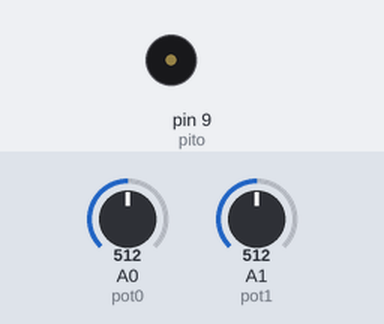
This sketch was run on a simulated Arduino Uno, built with avr-gcc and run on an emulated ATmega328P. Shown: buzzer (waves = sounding). The test bench sets the inputs (shaded band); at power-on: A0 (pot0) = 512, A1 (pot1) = 512.

Above: at 1.8 s.
1.9 s: A0 (pot0) set to 122
At 2.5 s:
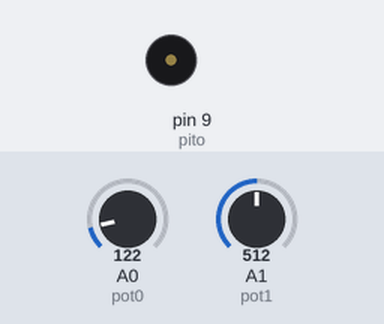
5.4 s: A1 (pot1) set to 122
At 6.03 s:
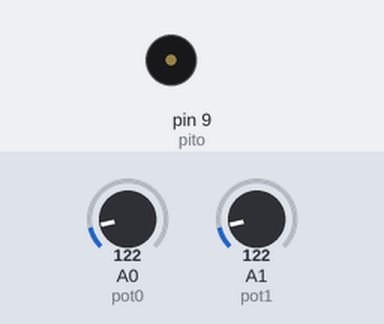
8.9 s: A0 (pot0) set to 0
At 10.3 s:
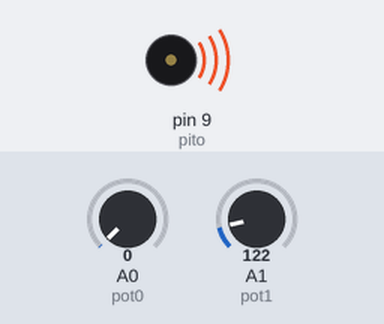
Timing chart, 0 to 11.9 s (numbered marks = the images above; inputs shaded):
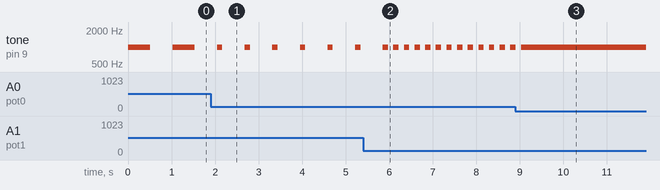

The sketch:

EX5.ino
```cpp
/**********************************************************************************
**                                                                               **
**                                  Sirena                                       **
**                                                                               **
** Nom : Deivith Trujillo Meza                                                   **
**********************************************************************************/


//********** Includes *************************************************************


//********** Variables ************************************************************
const byte pito = 9;
const byte pot0 = A0;
const byte pot1 = A1;
int valPot0;
int valPot1;
//********** Setup ****************************************************************
void setup()
{
  pinMode(pot0, INPUT);
  pinMode(pot1, INPUT);
  pinMode(pito, OUTPUT);
}

//********** Loop *****************************************************************
void loop()
{
  valPot0 = analogRead(pot0);
  valPot1 = analogRead(pot1);
  tone(pito, 1000, valPot0);
  delay(valPot0 + valPot1);
}

//********** Funcions *************************************************************
```

Measured:
- after the input at 1.9 s, tone on pin 9 (pito): alternates 1000 Hz for 0.12 s and silent for 0.51 s, starting after 0.27 s
- after the input at 5.4 s, tone on pin 9 (pito): alternates 1000 Hz for 0.12 s and silent for 0.12 s, starting after 0.70 s
- after the input at 8.9 s, tone on pin 9 (pito): goes on until 9.0 s, then stays 1000 Hz
- by itself, tone on pin 9 (pito): alternates 1000 Hz for 0.51 s and silent for 0.51 s
